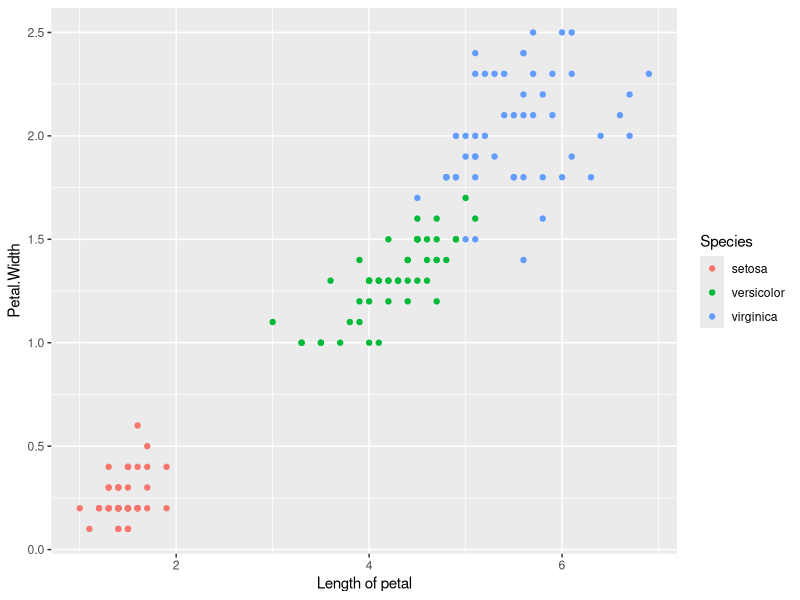

Source code (R):
## ---- chunk 1
#| echo: fenced
#| include: false
library(ggplot2)
## ---- chunk 2
ggplot(iris, aes(Petal.Length, Petal.Width)) +
    geom_point(aes(col = Species)) +
    labs(x = 'Length of petal', 'Width of petal')
